Frame 1 (no input): blank canvas, image omitted
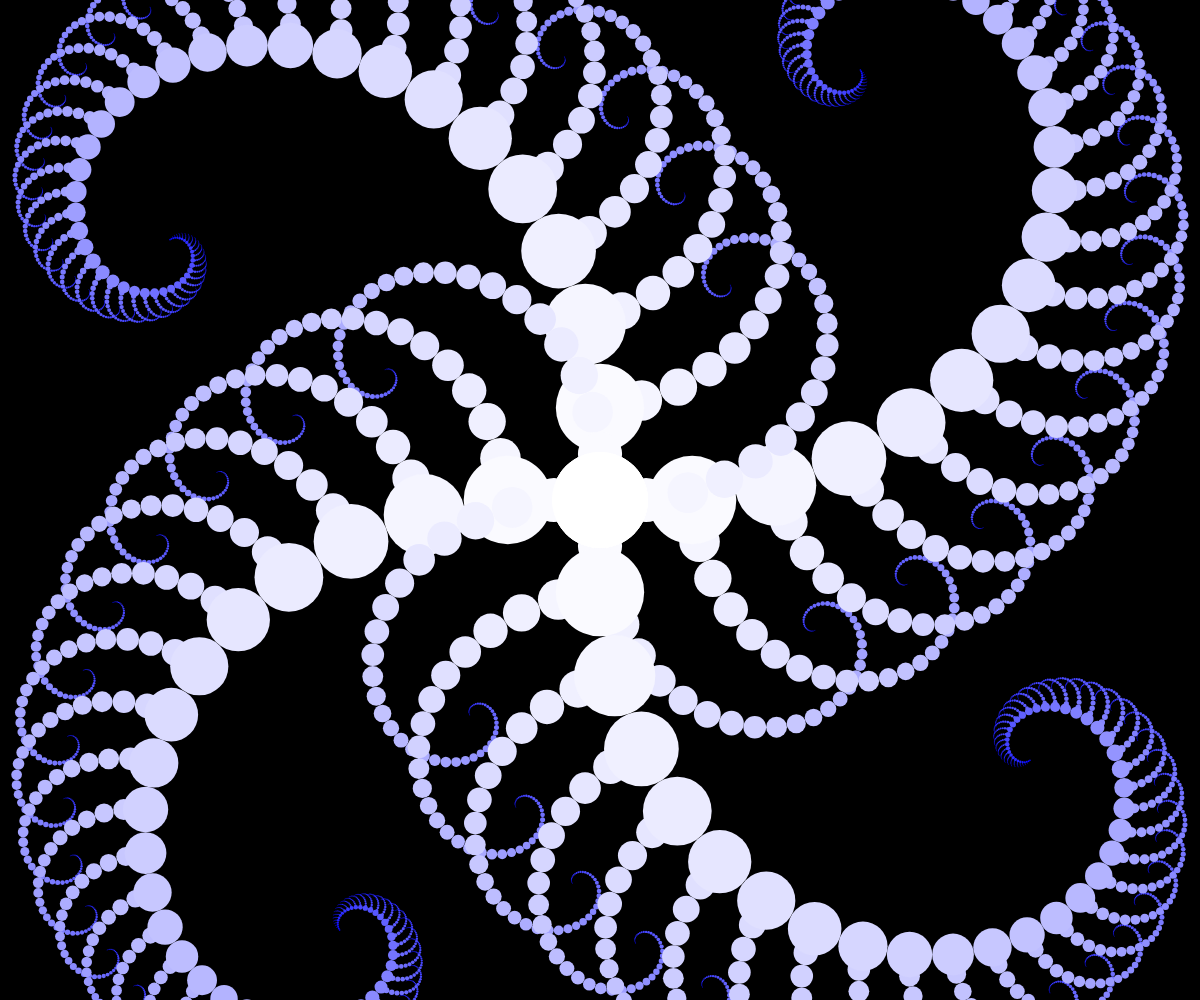
Frame 60 (no input)
Frame 120 (the mouse pressed at the canvas centre since frame 60): identical to frame 60, image omitted

The p5.js sketch that drew this single still picture (run headless with seeded random() and noise() and a simulated clock; from frame 60 on, the mouse is pressed at the canvas centre):

// p5.js sketch
// ── sketch.js
// angle of each circle relative to last
let CHG_ANGLE = 10;

// length of the spiral chain
chainLen = 0;
let MAX_CHAIN_LEN = 50;

// percent to decrease each circle by
let RAD_DEC_RATE = 0.92;

// deternimes number of sub-legs to generate
let MAX_REC_DEPTH = 2;

// radius of biggest (center) circles
initRad = window.innerWidth * 0.04;

// center of the spiral
let rootX = window.innerWidth * 0.5;
let rootY = window.innerHeight * 0.5;

function setup() {
  createCanvas(window.innerWidth, window.innerHeight);
  angleMode(DEGREES);
}

function draw() {
  background(0);

  // no border on circles
  strokeWeight(0);

  // generate all 4 legs
  for (let i = 0; i < 4; i++) {
    spiral(rootX, rootY, initRad, 90 * i, 0, chainLen, 0);
  }

  // animate (increasing chain length)
  if (chainLen < MAX_CHAIN_LEN) {
    chainLen++;
  }
}

// generate a spiral of circles
// first circle at (x, y) with given radius
// consecutive circles `angle' farther counterclockwise
function spiral(x, y, radius, angle, chainStep, chainMax, recLvl) {
  if (chainStep >= chainMax || recLvl >= MAX_REC_DEPTH) {
    return;
  }

  // smaller radius of next circle
  let newRad = radius * RAD_DEC_RATE;

  // new x and y coords in direction of angle, touching prev. circle
  let newX = x + cos(angle) * (newRad + radius);
  let newY = y - sin(angle) * (newRad + radius);

  // generate branch leg off this circle
  if (recLvl <= MAX_REC_DEPTH) {
    spiral(x, y, radius / 2, angle - 90, chainStep, chainMax, recLvl + 1);
  }

  // next circle in main leg
  spiral(newX, newY, newRad, angle + CHG_ANGLE, chainStep + 1, chainMax, recLvl);

  fill(lerpColor(color(255, 255, 255), color(0, 0, 255), 1.0 * chainStep / chainMax))

  circle(x, y, radius * 2);
}
